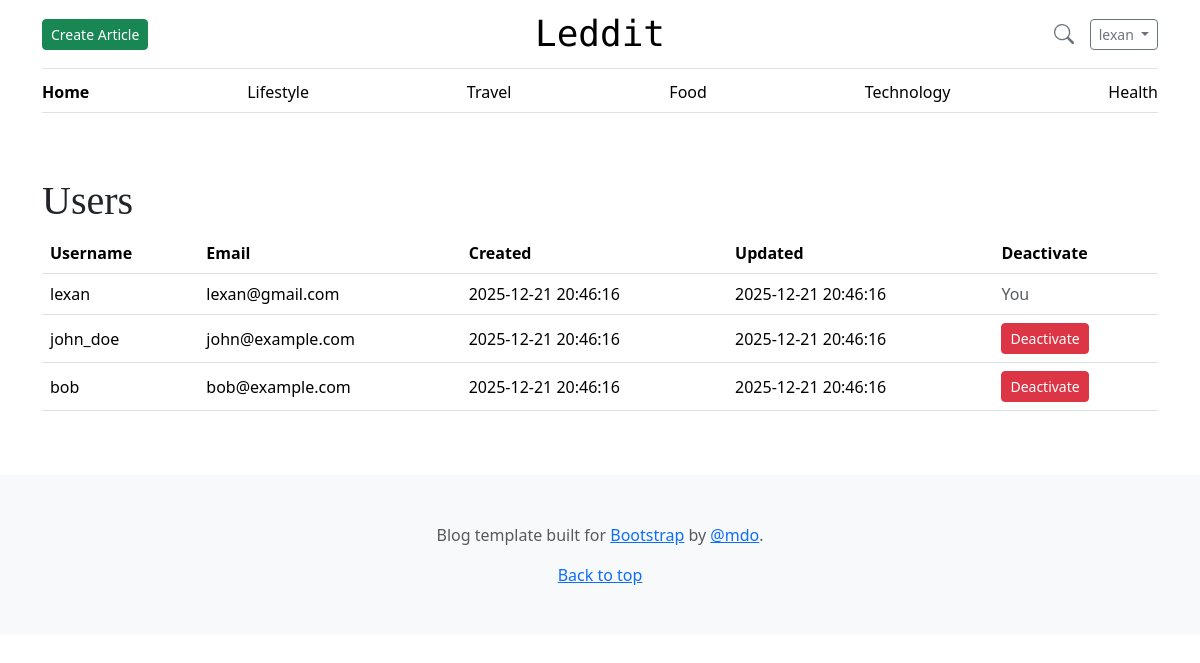
Page /admin_panel/users/users.php (signed in) on the committed database.
### tables this page shows
CREATE TABLE users (
    user_id INT AUTO_INCREMENT PRIMARY KEY,  
    username VARCHAR(50) NOT NULL UNIQUE,    
    password_hash VARCHAR(255) NOT NULL,     
    email VARCHAR(100) UNIQUE,               
    is_active BOOLEAN DEFAULT TRUE,          
    created_at TIMESTAMP DEFAULT CURRENT_TIMESTAMP,  
    updated_at TIMESTAMP DEFAULT CURRENT_TIMESTAMP ON UPDATE CURRENT_TIMESTAMP  
);

### www/admin_panel/users/users.php (the view, shortened to what this page needs)
<?php
require_once("../../db_access.php");
$user_id = $_SESSION["user_id_logged_in"] ?? null;
$sql = "SELECT user_id, username, email, created_at, updated_at
        FROM users
        WHERE is_active = 1";
$stmt = $pdo->prepare($sql);
$stmt->execute();
$users = $stmt->fetchAll(PDO::FETCH_ASSOC);
?>
<!DOCTYPE html>
<html lang="en">
<head>
    <?php readfile("../../assets/head.html"); ?>
</head>
<body>
<?php require_once("../../assets/navbar.php"); ?>
<main class="container py-5">
    <h1>Users</h1>
    <table class="table align-middle">
        <thead>
        <tr>
            <th>Username</th>
            <th>Email</th>
            <th>Created</th>
            <th>Updated</th>
            <th>Deactivate</th>
        </tr>
        </thead>
        <tbody>
        <?php foreach ($users as $row): ?>
            <tr>
                <td><?= htmlspecialchars($row["username"]) ?></td>
                <td><?= htmlspecialchars($row["email"]) ?></td>
                <td><?= htmlspecialchars($row["created_at"]) ?></td>
                <td><?= htmlspecialchars($row["updated_at"]) ?></td>
                <td>
                    <?php if ($row["user_id"] != $user_id): ?>
                        <form method="post" action="delete_user.php" onsubmit="return confirm('Deactivate User?');">
                            <button type="submit" class="btn btn-danger btn-sm">
                                Deactivate
                            </button>
                        </form>
                    <?php else: ?>
                        <span class="text-muted">You</span>
                    <?php endif; ?>
                </td>
            </tr>
        <?php endforeach; ?>
        </tbody>
    </table>
</main>
<?php readfile("../../assets/footer.html"); ?>
</body>
</html>

### www/assets/navbar.php (shortened to what this page needs)
<?php
$roles = $_SESSION["user_roles"] ?? [];
$is_logged_in = isset($_SESSION["user_id_logged_in"]);
$is_admin     = in_array("admin", $roles);
$is_blogger   = $is_admin || in_array("blogger", $roles);
?>
<div class="container">
    <header class="border-bottom lh-1 py-3">
        <div class="row flex-nowrap justify-content-between align-items-center">
            <div class="col-4 d-flex justify-content-start align-items-center">
                <?php if ($is_blogger): ?>
                    <a href="/articles/editor.php" class="btn btn-sm btn-success">
                        Create Article
                    </a>
                <?php endif; ?>
            </div>
            <div class="col-4 text-center">
                <a class="blog-header-logo text-body-emphasis text-decoration-none" href="/index.php">
                    Leddit
                </a>
            </div>
            <div class="col-4 d-flex justify-content-end align-items-center">
                <a class="link-secondary" href="#" aria-label="Search"
                   data-bs-toggle="modal" data-bs-target="#searchModal">
                    <svg class="bi mx-3" aria-hidden="true" width="20" height="20">
                        <use xlink:href="/assets/bootstrap-5.3.8/bootstrap-icons-1.13.1/bootstrap-icons.svg#search"></use>
                    </svg>
                </a>
                <?php if ($is_logged_in): ?>
                    <div class="dropdown">
                        <button class="btn btn-sm btn-outline-secondary dropdown-toggle"
                                type="button" data-bs-toggle="dropdown">
                            <?= htmlspecialchars($_SESSION["user_name_logged_in"]) ?>
                        </button>
                    </div>
                <?php endif; ?>
            </div>
        </div>
    </header>
    <div class="nav-scroller py-1 mb-3 border-bottom">
        <nav class="nav nav-underline justify-content-between">
            <a class="nav-item nav-link link-body-emphasis active" href="/index.php">Home</a>
            <a class="nav-item nav-link link-body-emphasis" href="#">Lifestyle</a>
            <a class="nav-item nav-link link-body-emphasis" href="#">Travel</a>
            <a class="nav-item nav-link link-body-emphasis" href="#">Food</a>
            <a class="nav-item nav-link link-body-emphasis" href="#">Technology</a>
            <a class="nav-item nav-link link-body-emphasis" href="#">Health</a>
        </nav>
    </div>
</div>

### www/assets/css/blog.css (style rules this page uses)
.blog-header-logo { font-family: "DM Mono", "Reddit Mono", "Playfair Display", Georgia, "Times New Roman", serif; font-size: 2.25rem; }
h1, h2, h3, h4, h5, h6 { font-family: "Playfair Display", Georgia, "Times New Roman", serif; }
.bi { vertical-align: -0.125em; fill: currentColor; }
.nav-scroller { position: relative; z-index: 2; height: 2.75rem; overflow-y: hidden; }
.nav-scroller .nav { display: flex; flex-wrap: nowrap; padding-bottom: 1rem; margin-top: -1px; overflow-x: auto; text-align: center; white-space: nowrap; -webkit-overflow-scrolling: touch; }

### rows in the picture
users: username "lexan", email "lexan@gmail.com", created_at "2025-12-21 20:46:16", updated_at "2025-12-21 20:46:16", shows "You"
users: username "john_doe", email "john@example.com", created_at "2025-12-21 20:46:16", updated_at "2025-12-21 20:46:16"
users: username "bob", email "bob@example.com", created_at "2025-12-21 20:46:16", updated_at "2025-12-21 20:46:16"

### other values in the picture
$_SESSION["user_name_logged_in"] "lexan"
